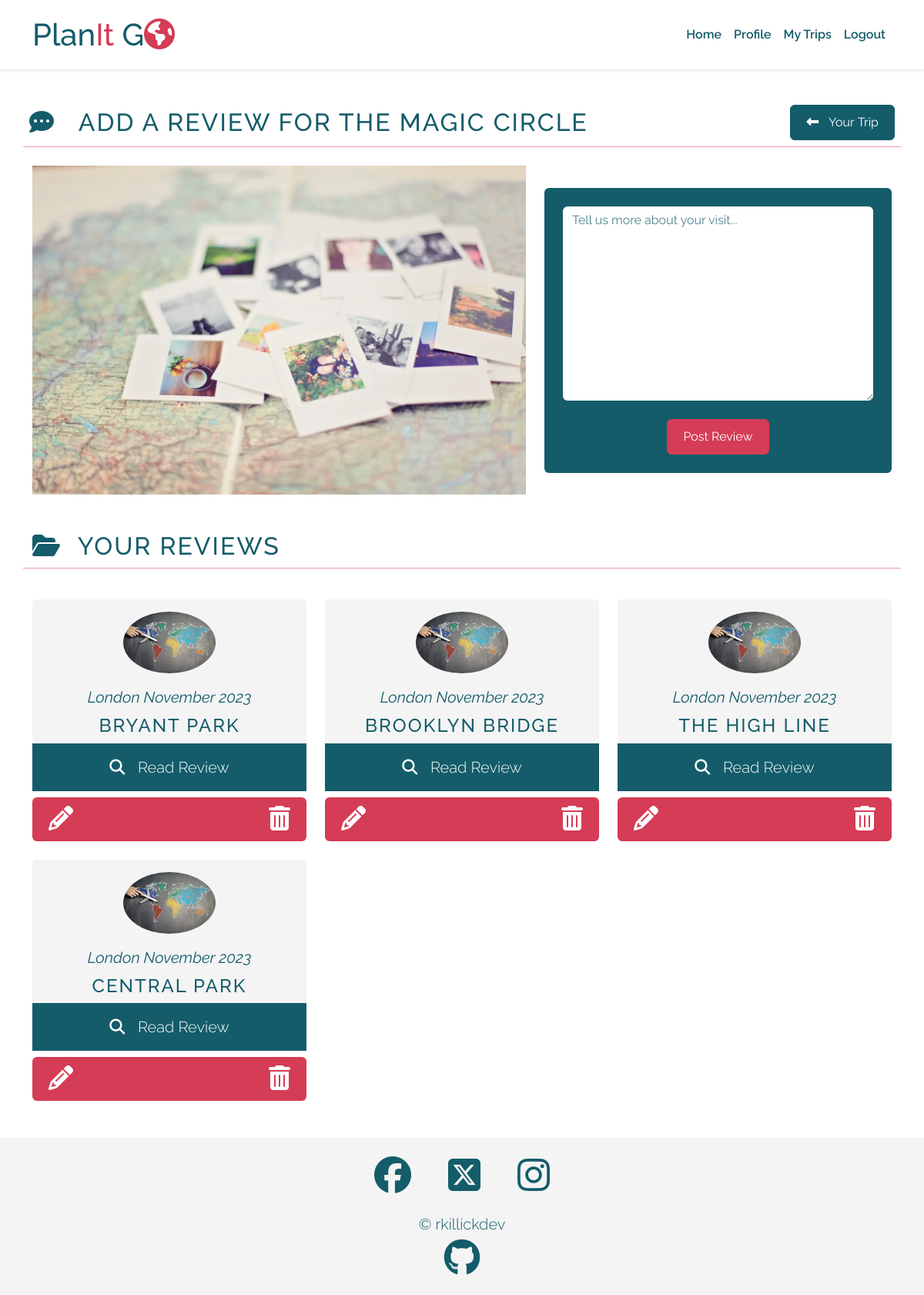
The page /trips/london-november-2023/39/review/224/ (signed in) on the database its author committed.
### places/models.py (models this page shows, shortened)
class Place(models.Model):
    location = models.ForeignKey(
        Location, on_delete=models.CASCADE, related_name="places"
    )
    venue_id = models.CharField(max_length=50, unique=True)
    type = models.CharField(max_length=150, null=True)
    category = models.CharField(max_length=150)
    sub_categories = models.JSONField(null=True, blank=True)
    name = models.CharField(max_length=50)
    slug = models.SlugField(max_length=50)
    location_string = models.CharField(max_length=150, null=True)
    description = models.TextField(null=True)
    image = models.CharField(max_length=150, default="placeholder")
    ranking_position = models.IntegerField(null=True)
    rating = models.FloatField(null=True)
    phone = models.CharField(max_length=50, null=True)
    address = models.JSONField()
    latitude = models.DecimalField(max_digits=10, decimal_places=8)
    longitude = models.DecimalField(max_digits=11, decimal_places=8)
    website = models.CharField(max_length=200, null=True)
    ranking_string = models.CharField(max_length=150, null=True)
    created_on = models.DateTimeField(auto_now_add=True)
    approved = models.BooleanField(default=True)
    class Meta:
        ordering = ["-ranking_position"]
    """
     Populates the slug field with a slugified version
     of the title field.
     https://stackoverflow.com/questions/141487/is-there-an-easy-way-to-populate-slugfield-from-charfield
    """

class Review(models.Model):
    place = models.ForeignKey(
        Place, on_delete=models.CASCADE, related_name="reviews"
    )
    profile = models.ForeignKey(
        Profile, on_delete=models.CASCADE, related_name="reviews"
    )
    body = models.TextField()
    user_rating = models.IntegerField(
        null=True,
        blank=True,
        validators=[MinValueValidator(0), MaxValueValidator(5)],
    )
    recommended = models.BooleanField(default=False, null=True)
    created_on = models.DateTimeField(auto_now_add=True)
    approved = models.BooleanField(default=False)
    class Meta:
        ordering = ["created_on"]

### trips/models.py (models this page shows, shortened)
class Trip(models.Model):
    profile = models.ForeignKey(
        Profile, on_delete=models.CASCADE, related_name="trips"
    )
    location = models.ForeignKey(
        Location, on_delete=models.CASCADE, related_name="trips"
    )
    title = models.CharField(max_length=30, unique=True)
    slug = models.SlugField(max_length=30, unique=True)
    description = models.TextField(blank=True)
    trip_image = CloudinaryField(
        "image",
        default="placeholder",
        transformation={
            "width": "1500",
            "height": "1000",
            "crop": "fill",
            "gravity": "auto",
            "fetch_format": "auto",
            "quality": "auto",
            "dpr": "auto",
            "responsive": True,
        },
        folder="/images/trips",
        format="webp",
    )
    start_date = models.DateField(blank=True, null=True)
    end_date = models.DateField(blank=True, null=True)
    created_on = models.DateTimeField(auto_now_add=True)
    is_complete = models.BooleanField(default=False)
    places = models.ManyToManyField(
        Place, related_name="trip_place", blank=True
    )
    class Meta:
        ordering = ["-start_date"]

### trips/views.py (the view)
@login_required()
def review_create(request, slug, trip_id, place_id, *args, **kwargs):
    trip = get_object_or_404(Trip, id=trip_id)
    place = get_object_or_404(Place, id=place_id)
    reviews = trip.profile.reviews.all().order_by("created_on")
    if request.method == "POST":
        review_form = ReviewForm(data=request.POST)
        if review_form.is_valid():
            review_form.instance.profile = request.user.profile
            review = review_form.save(commit=False)
            review.place = place
            review.save()
            messages.add_message(request, messages.SUCCESS, "Review Complete!")
        else:
            review_form = ReviewForm()
            messages.add_message(
                request, messages.ERROR, "There was an error!"
            )
        return HttpResponseRedirect(
            reverse("review", args=[trip.slug, trip_id, place_id])
        )
    else:
        review_form = ReviewForm()
        if not trip.profile.id == request.user.profile.id:
            raise PermissionDenied()
        return render(
            request,
            "trips/review.html",
            {
                "trip": trip,
                "place": place,
                "reviews": reviews,
                "review_form": ReviewForm(),
            },
        )

### places/forms.py
class ReviewForm(ModelForm):
    def __init__(self, *args, **kwargs):
        super().__init__(*args, **kwargs)
        self.helper = FormHelper()
        self.helper.form_id = "reviewForm"
        self.helper.form_class = "rounded bg-dark text-light p-4"
        self.helper.form_show_labels = False
        self.helper.form_method = "POST"
        self.helper.layout = Layout(
            Field(
                "body",
                placeholder="Tell us more about your visit...",
                aria_label="Write a description of your trip",
            ),
            Div(
                Submit(
                    "Submit",
                    "Post Review",
                    css_id="submitButton",
                    css_class="btn btn-primary text-light",
                ),
                css_class="mt-4 text-center",
            ),
        )
    class Meta:
        model = Review
        fields = ["body"]

### trips/templates/trips/review.html (shortened to what this page needs)
{% extends "base.html" %}
{% block content %}
{% load static %}
{% load crispy_forms_tags %}
<section id="write-review"
         class="reviews mt-7 mb-5">
  <div class="container">
    <div class="row mb-2">
      <div class="action-title d-flex justify-content-between align-items-center p-2">
        <h2 class="mb-0">
          <span class="pb-3 d-block d-lg-inline">
            <i class="fa-solid fa-comment-dots"></i>&ensp;
          </span><span id="review-heading">Add a</span> review for <span id="review-place">{{ place.name }}</span>
        </h2>
        <a class="btn btn-dark button-link align-self-center button-transform"
           href="{% url 'trip_detail' trip.slug trip.id %}">
          <span>
            <i class="fa-solid fa-left-long"></i>&ensp;
          </span>Your&nbsp;Trip
        </a>
      </div>
      <hr>
    </div>
    <div class="row mb-4">
      <div class="col-lg-7 d-flex flex-column justify-content-center gap-4">
        <div class="image-container">
          <img src="{% static 'images/map-photo-memories-1500x1000-compress.webp'%}"
               alt="Polaroid pictures scattered across a map"
               class="img-fluid d-none d-lg-block">
        </div>
      </div>
      <div class="col-lg-5 d-flex flex-column justify-content-center">
          {% crispy review_form %}
      </div>
    </div>
  </div>
</section>
{% if request.user.profile.reviews.count > 0 %}
<section id="reviews-list"
         class="mb-5">
  <div class="container">
    <div class="row">
      <h2 class="action-title"><span><i
             class="fa-solid fa-folder-open"></i>&ensp;</span>Your Reviews
      </h2>
      <hr>
    </div>
    <div class="row">
      {% for review in reviews %}
        <div class="col-lg-4 d-flex flex-column justify-content-between gy-4">
          {% include 'includes/review_cards.html' %}
          {% if user.is_authenticated and review.profile.id == user.profile.id %}
          <div class="d-flex justify-content-between bg-primary rounded mt-2">
            <a href="#top"
              class="btn btn-edit text-light"
              data-review_id="{{ review.id }}"
              data-place_name="{{ review.place.name }}"
              aria-label="Edit this review"
            >
              <i class="fa-solid fa-pencil fa-2x transform-dark"></i>
            </a>
            <button class="btn btn-delete text-light"
                    data-target_id="{{ review.id }}"
                    data-task="delete_review"
                    data-bs-toggle="modal"
                    data-bs-target="#modal-delete-confirm"
                    aria-label="Delete this review"><i
                class="fa-solid fa-trash-can fa-2x transform-dark"></i></button>
          </div>
          {% endif %}
        </div>
        {% if forloop.counter|divisibleby:3 %}
    </div>
    <div class="row">
        {% endif %}
      {% endfor %}
    </div>
  </div>
</section>
{% endif %}
{% endblock %}

### templates/includes/review_cards.html (shortened to what this page needs)
{% load static %}
<div data-bs-toggle="modal"
        role="button"
        aria-label="Opens full review in a modal"
        data-bs-target="#modal-user-review"
        class="border-0 h-100">
  <div class="user-review card border-0 text-center image-clickable h-100"
       data-review_id="{{ review.id }}">
    <div class="card-header border-0 bg-secondary h-100 d-flex flex-column justify-content-center">
        <div class="row {% if request.resolver_match.url_name == 'place_browse_detail' %} m-auto {% endif %}">
          <div class="image-container p-2">
            {% if 'placeholder' in review.profile.profile_image.url %}
              <img src="{% static 'images/placeholders/globe-profile-face-compress-square.webp' %}"
                  alt="Inflatable globe with two eyes stuck on"
                  id="review-image{{ review.id }}"
                  class="img-fluid rounded-circle"
                  width="120"
                  height="120">
            {% else %}
              <img src="{{ review.profile.profile_image.url }}"
                  alt="picture of {{ profile.screen_name }}"
                  id="review-image{{ review.id }}"
                  class="img-fluid rounded-circle"
                  width="120"
                  height="120">
            {% endif %}
          </div>
          <p id="review-profile-name{{ review.id }}"
              class="review-card-text fs-5 fst-italic p-2">{% if request.resolver_match.url_name == 'review' %}{{ trip.title }}{% else %}{{ review.profile.screen_name}}{% endif %}
        </p>
        </div>
        <div class="row {% if request.resolver_match.url_name == 'place_browse_detail' %} d-none {% endif %}">
          <h3 id="review-location{{ review.id }}"
              class="review-card-text fs-4">{{ review.place.name }}
          </h3>
        </div>
    </div>
    <div class="card-body bg-dark">
      <p class="review-card-text lead text-light">
        <span><i class="fa-solid fa-magnifying-glass"></i>&ensp;</span> Read Review
      </p>
    </div>
  </div>
</div>

### static/css/styles.css (style rules this page uses)
* { box-sizing: border-box; padding: 0; margin: 0; }
a { text-decoration: none; color: inherit; }
hr { color: var(--bs-primary); opacity: 0.5; }
h2, h3, h4 { text-transform: uppercase; letter-spacing: 2px; }
.btn-dark { --bs-btn-hover-color:var(--bs-light); }
.button-link { width: fit-content; }
.image-clickable { transition: all 0.15s ease; }
.review-card-text { margin: 0; }

### rows shown on the page
Place: name "THE MAGIC CIRCLE"
Review: place.name "BRYANT PARK"
Trip: title "London November 2023"
Review: place.name "BROOKLYN BRIDGE"
Review: place.name "THE HIGH LINE"
Review: place.name "CENTRAL PARK"
